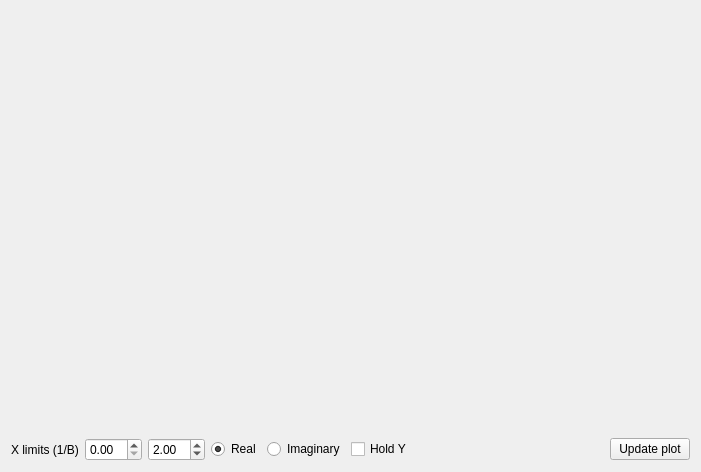
<?xml version="1.0" encoding="UTF-8"?>
<ui version="4.0">
 <class>PlotsWidget</class>
 <widget class="QWidget" name="PlotsWidget">
  <property name="geometry">
   <rect>
    <x>0</x>
    <y>0</y>
    <width>701</width>
    <height>472</height>
   </rect>
  </property>
  <property name="sizePolicy">
   <sizepolicy hsizetype="Preferred" vsizetype="Preferred">
    <horstretch>2</horstretch>
    <verstretch>0</verstretch>
   </sizepolicy>
  </property>
  <property name="windowTitle">
   <string>Form</string>
  </property>
  <layout class="QVBoxLayout" name="verticalLayout">
   <item>
    <widget class="MplWidget" name="mpl" native="true"/>
   </item>
   <item>
    <layout class="QHBoxLayout" name="horizontalLayout">
     <item>
      <widget class="QLabel" name="xlims_label">
       <property name="text">
        <string>X limits (1/B)</string>
       </property>
      </widget>
     </item>
     <item>
      <widget class="QDoubleSpinBox" name="xmin_spin">
       <property name="singleStep">
        <double>0.050000000000000</double>
       </property>
      </widget>
     </item>
     <item>
      <widget class="QDoubleSpinBox" name="xmax_spin">
       <property name="singleStep">
        <double>0.050000000000000</double>
       </property>
       <property name="value">
        <double>2.000000000000000</double>
       </property>
      </widget>
     </item>
     <item>
      <widget class="QRadioButton" name="real_radio">
       <property name="text">
        <string>Real</string>
       </property>
       <property name="checked">
        <bool>true</bool>
       </property>
      </widget>
     </item>
     <item>
      <widget class="QRadioButton" name="imag_radio">
       <property name="text">
        <string>Imaginary</string>
       </property>
      </widget>
     </item>
     <item>
      <widget class="QCheckBox" name="holdy_check">
       <property name="text">
        <string>Hold Y</string>
       </property>
      </widget>
     </item>
     <item>
      <spacer name="horizontalSpacer">
       <property name="orientation">
        <enum>Qt::Horizontal</enum>
       </property>
       <property name="sizeHint" stdset="0">
        <size>
         <width>40</width>
         <height>20</height>
        </size>
       </property>
      </spacer>
     </item>
     <item>
      <widget class="QPushButton" name="update_plot_button">
       <property name="text">
        <string>Update plot</string>
       </property>
      </widget>
     </item>
    </layout>
   </item>
  </layout>
 </widget>
 <customwidgets>
  <customwidget>
   <class>MplWidget</class>
   <extends>QWidget</extends>
   <header>.MplWidget</header>
   <container>1</container>
  </customwidget>
 </customwidgets>
 <resources/>
 <connections/>
</ui>
